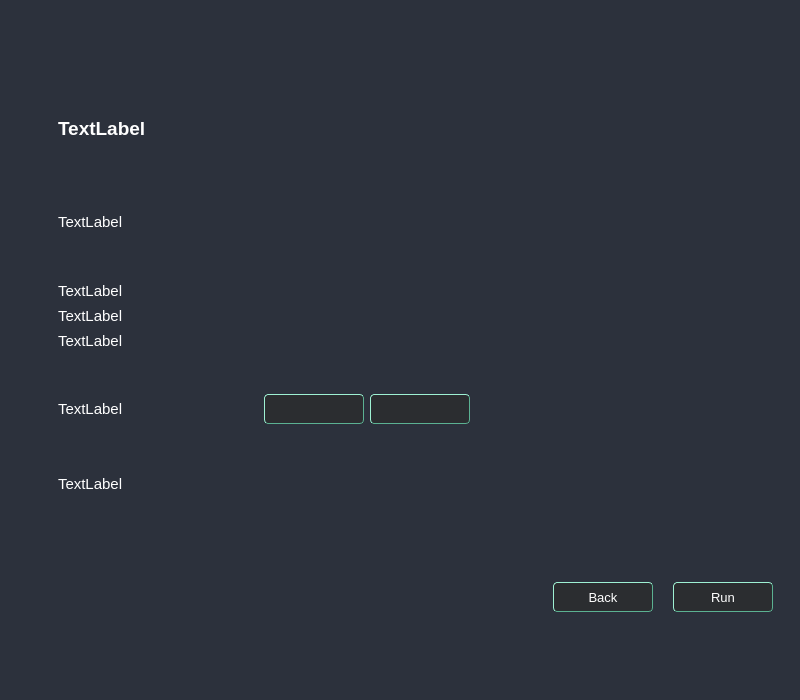
<?xml version="1.0" encoding="UTF-8"?>
<ui version="4.0">
 <class>AqCalibrationWidget</class>
 <widget class="QWidget" name="AqCalibrationWidget">
  <property name="geometry">
   <rect>
    <x>0</x>
    <y>0</y>
    <width>800</width>
    <height>700</height>
   </rect>
  </property>
  <property name="sizePolicy">
   <sizepolicy hsizetype="Fixed" vsizetype="Fixed">
    <horstretch>0</horstretch>
    <verstretch>0</verstretch>
   </sizepolicy>
  </property>
  <property name="minimumSize">
   <size>
    <width>800</width>
    <height>700</height>
   </size>
  </property>
  <property name="maximumSize">
   <size>
    <width>800</width>
    <height>700</height>
   </size>
  </property>
  <property name="windowTitle">
   <string>Form</string>
  </property>
  <property name="styleSheet">
   <string notr="true">* {
	border: none;
	background-color: transparent;
	background: transparent;
	padding: 0;
	margin: 0;
	color: #fff;
}

#toolboxFrame {
	border-top-right-radius: 10px;
	border-top-left-radius: 10px;
	background-color: rgba(47, 72, 88, 180);
	border: none;
}

#mainWidget {
	background-color: #2c313c;
}

#closeBtn {
	border-top-right-radius: 10px;
	border-right: 1px solid #D0D0D0;
	background-color: #2c313c;
}

#icon {
	border-top-left-radius: 10px;
	border-left: 1px solid #D0D0D0;
	background-color: rgba(47, 72, 88, 0);
}

#title_text{
	border-top:transparent; 
	border-bottom: 1px solid #637A7B;
}

QComboBox{
	border-left: 1px solid #9ef1d3; 
	border-top: 1px solid #9ef1d3; 
    border-bottom: 1px solid #5bb192; 
	border-right: 1px solid #5bb192; 
	background-color: #2b2d30; 
	border-radius: 4px; 
	padding-left: 4px;
}

QPushButton {
	border: 1px solid #637A7B;
}

QPushButton {
	 border-left: 1px solid #9ef1d3;
	border-top: 1px solid #9ef1d3;
 	border-bottom: 1px solid #5bb192;
	border-right: 1px solid #5bb192;
 	color: #FFFFFF;
	background-color: #2b2d30;
	border-radius: 4px;
	padding-left: 10px;
	padding-right: 10px;
}

QPushButton:hover {
	background-color: #3c3e41;
}
QPushButton:pressed {
	 background-color: #429061;
}

QCheckBox {
    font-size: 12px; /* Размер шрифта */
    color: #D0D0D0; /* Цвет текста */
    /*background-color: lightgray; /* Цвет фона */
    padding: 0px; /* Внутренний отступ */
    /*border: 2px solid darkgray; /* Обводка */
    /*border-radius: 5px; /* Скругление углов */
}

QCheckBox::indicator {
    width: 10px;
    height: 10px;
	border-top: 1px solid #9ef1d3;
	border-left: 1px solid #9ef1d3; 
	border-bottom: 1px solid #5bb192; 
	border-right: 1px solid #5bb192;
	border-radius: 5px;
}

QCheckBox::indicator:checked {
	image: url(UI/icons/check-mark.png);
    background-color: #5bb192; /* Цвет фона при выборе */
    /*border-color: darkgreen; /* Цвет обводки при выборе */
}

#tableWidget
QHeaderView::section { background-color: #2b2d30;}
QTableWidget { border: none; }
QTableWidget::item { padding-left: 3px; }

QRadioButton, #rtuRadioBtn {
    /* Не указываем кастомные стили для этой радиокнопки, она будет использовать дефолтные стили */
}

QLineEdit{
border-left: 1px solid #9ef1d3; 
border-top: 1px solid #9ef1d3; 
border-bottom: 1px solid #5bb192; 
border-right: 1px solid #5bb192;
background-color: #2b2d30; 
border-radius: 4px; 
}

</string>
  </property>
  <layout class="QVBoxLayout" name="verticalLayout">
   <property name="leftMargin">
    <number>0</number>
   </property>
   <property name="topMargin">
    <number>0</number>
   </property>
   <property name="rightMargin">
    <number>0</number>
   </property>
   <property name="bottomMargin">
    <number>0</number>
   </property>
   <item>
    <widget class="QFrame" name="mainWidget">
     <property name="minimumSize">
      <size>
       <width>800</width>
       <height>700</height>
      </size>
     </property>
     <property name="maximumSize">
      <size>
       <width>800</width>
       <height>700</height>
      </size>
     </property>
     <property name="frameShape">
      <enum>QFrame::StyledPanel</enum>
     </property>
     <property name="frameShadow">
      <enum>QFrame::Raised</enum>
     </property>
     <layout class="QVBoxLayout" name="verticalLayout_5">
      <property name="topMargin">
       <number>9</number>
      </property>
      <item alignment="Qt::AlignLeft">
       <widget class="QFrame" name="DevInfoFrame">
        <property name="minimumSize">
         <size>
          <width>0</width>
          <height>60</height>
         </size>
        </property>
        <property name="maximumSize">
         <size>
          <width>16777215</width>
          <height>80</height>
         </size>
        </property>
        <property name="frameShape">
         <enum>QFrame::StyledPanel</enum>
        </property>
        <property name="frameShadow">
         <enum>QFrame::Raised</enum>
        </property>
        <layout class="QHBoxLayout" name="horizontalLayout_5">
         <property name="leftMargin">
          <number>40</number>
         </property>
         <item>
          <widget class="QLabel" name="devNameLabel">
           <property name="enabled">
            <bool>true</bool>
           </property>
           <property name="sizePolicy">
            <sizepolicy hsizetype="Minimum" vsizetype="Preferred">
             <horstretch>0</horstretch>
             <verstretch>0</verstretch>
            </sizepolicy>
           </property>
           <property name="font">
            <font>
             <pointsize>16</pointsize>
            </font>
           </property>
           <property name="text">
            <string/>
           </property>
           <property name="margin">
            <number>0</number>
           </property>
           <property name="indent">
            <number>0</number>
           </property>
          </widget>
         </item>
         <item>
          <widget class="QLabel" name="devSnLabel">
           <property name="font">
            <font>
             <pointsize>16</pointsize>
            </font>
           </property>
           <property name="text">
            <string/>
           </property>
          </widget>
         </item>
        </layout>
       </widget>
      </item>
      <item>
       <widget class="AqCalibViewManager" name="stackedWidget">
        <property name="sizePolicy">
         <sizepolicy hsizetype="Expanding" vsizetype="Expanding">
          <horstretch>0</horstretch>
          <verstretch>0</verstretch>
         </sizepolicy>
        </property>
        <property name="currentIndex">
         <number>1</number>
        </property>
        <widget class="QWidget" name="stackedWidgetPage1">
         <layout class="QVBoxLayout" name="verticalLayout_3">
          <item>
           <widget class="QFrame" name="pinTypeFrame">
            <property name="maximumSize">
             <size>
              <width>16777215</width>
              <height>50</height>
             </size>
            </property>
            <property name="frameShape">
             <enum>QFrame::StyledPanel</enum>
            </property>
            <property name="frameShadow">
             <enum>QFrame::Raised</enum>
            </property>
            <layout class="QVBoxLayout" name="verticalLayout_2">
             <item alignment="Qt::AlignHCenter|Qt::AlignVCenter">
              <widget class="QComboBox" name="pinTypeComboBox">
               <property name="minimumSize">
                <size>
                 <width>300</width>
                 <height>30</height>
                </size>
               </property>
               <property name="maximumSize">
                <size>
                 <width>300</width>
                 <height>30</height>
                </size>
               </property>
              </widget>
             </item>
            </layout>
           </widget>
          </item>
          <item>
           <widget class="QFrame" name="subStackedFrame">
            <property name="frameShape">
             <enum>QFrame::StyledPanel</enum>
            </property>
            <property name="frameShadow">
             <enum>QFrame::Raised</enum>
            </property>
            <layout class="QHBoxLayout" name="horizontalLayout">
             <item>
              <spacer name="horizontalSpacer">
               <property name="orientation">
                <enum>Qt::Horizontal</enum>
               </property>
               <property name="sizeHint" stdset="0">
                <size>
                 <width>40</width>
                 <height>20</height>
                </size>
               </property>
              </spacer>
             </item>
             <item>
              <widget class="QStackedWidget" name="stackedWidget_2">
               <widget class="QWidget" name="inputsPage">
                <layout class="QVBoxLayout" name="verticalLayout_6">
                 <item>
                  <widget class="QFrame" name="inputs_outputsTypeFrame">
                   <property name="frameShape">
                    <enum>QFrame::StyledPanel</enum>
                   </property>
                   <property name="frameShadow">
                    <enum>QFrame::Raised</enum>
                   </property>
                   <layout class="QVBoxLayout" name="verticalLayout_8">
                    <property name="spacing">
                     <number>6</number>
                    </property>
                    <item>
                     <widget class="QLabel" name="label">
                      <property name="minimumSize">
                       <size>
                        <width>0</width>
                        <height>20</height>
                       </size>
                      </property>
                      <property name="maximumSize">
                       <size>
                        <width>16777215</width>
                        <height>20</height>
                       </size>
                      </property>
                      <property name="font">
                       <font>
                        <pointsize>10</pointsize>
                       </font>
                      </property>
                      <property name="text">
                       <string>Input type</string>
                      </property>
                     </widget>
                    </item>
                    <item>
                     <widget class="QComboBox" name="input_outputTypeComboBox">
                      <property name="minimumSize">
                       <size>
                        <width>300</width>
                        <height>30</height>
                       </size>
                      </property>
                      <property name="maximumSize">
                       <size>
                        <width>300</width>
                        <height>30</height>
                       </size>
                      </property>
                     </widget>
                    </item>
                   </layout>
                  </widget>
                 </item>
                 <item>
                  <widget class="QFrame" name="channelsFrame">
                   <property name="frameShape">
                    <enum>QFrame::StyledPanel</enum>
                   </property>
                   <property name="frameShadow">
                    <enum>QFrame::Raised</enum>
                   </property>
                   <layout class="QVBoxLayout" name="verticalLayout_7">
                    <item>
                     <widget class="QLabel" name="label_2">
                      <property name="minimumSize">
                       <size>
                        <width>0</width>
                        <height>20</height>
                       </size>
                      </property>
                      <property name="maximumSize">
                       <size>
                        <width>16777215</width>
                        <height>20</height>
                       </size>
                      </property>
                      <property name="font">
                       <font>
                        <pointsize>10</pointsize>
                       </font>
                      </property>
                      <property name="text">
                       <string>Channels</string>
                      </property>
                     </widget>
                    </item>
                    <item>
                     <widget class="QComboBox" name="channelsComboBox">
                      <property name="minimumSize">
                       <size>
                        <width>300</width>
                        <height>30</height>
                       </size>
                      </property>
                      <property name="maximumSize">
                       <size>
                        <width>300</width>
                        <height>30</height>
                       </size>
                      </property>
                     </widget>
                    </item>
                   </layout>
                  </widget>
                 </item>
                 <item>
                  <widget class="QFrame" name="methodFrame">
                   <property name="frameShape">
                    <enum>QFrame::StyledPanel</enum>
                   </property>
                   <property name="frameShadow">
                    <enum>QFrame::Raised</enum>
                   </property>
                   <layout class="QVBoxLayout" name="verticalLayout_9">
                    <item>
                     <widget class="QLabel" name="label_3">
                      <property name="minimumSize">
                       <size>
                        <width>0</width>
                        <height>20</height>
                       </size>
                      </property>
                      <property name="maximumSize">
                       <size>
                        <width>16777215</width>
                        <height>20</height>
                       </size>
                      </property>
                      <property name="font">
                       <font>
                        <pointsize>10</pointsize>
                       </font>
                      </property>
                      <property name="text">
                       <string>Calib method</string>
                      </property>
                     </widget>
                    </item>
                    <item>
                     <widget class="QComboBox" name="methodComboBox">
                      <property name="minimumSize">
                       <size>
                        <width>300</width>
                        <height>30</height>
                       </size>
                      </property>
                      <property name="maximumSize">
                       <size>
                        <width>300</width>
                        <height>30</height>
                       </size>
                      </property>
                     </widget>
                    </item>
                   </layout>
                  </widget>
                 </item>
                 <item>
                  <widget class="QFrame" name="calibBtnFrame">
                   <property name="frameShape">
                    <enum>QFrame::StyledPanel</enum>
                   </property>
                   <property name="frameShadow">
                    <enum>QFrame::Raised</enum>
                   </property>
                   <layout class="QVBoxLayout" name="verticalLayout_10">
                    <item>
                     <widget class="QPushButton" name="runCalibBtn">
                      <property name="minimumSize">
                       <size>
                        <width>0</width>
                        <height>30</height>
                       </size>
                      </property>
                      <property name="maximumSize">
                       <size>
                        <width>16777215</width>
                        <height>30</height>
                       </size>
                      </property>
                      <property name="font">
                       <font>
                        <pointsize>10</pointsize>
                       </font>
                      </property>
                      <property name="text">
                       <string>Run calibrate</string>
                      </property>
                     </widget>
                    </item>
                   </layout>
                  </widget>
                 </item>
                 <item>
                  <spacer name="verticalSpacer">
                   <property name="orientation">
                    <enum>Qt::Vertical</enum>
                   </property>
                   <property name="sizeHint" stdset="0">
                    <size>
                     <width>20</width>
                     <height>40</height>
                    </size>
                   </property>
                  </spacer>
                 </item>
                </layout>
               </widget>
               <widget class="QWidget" name="outputsPage"/>
              </widget>
             </item>
             <item>
              <spacer name="horizontalSpacer_2">
               <property name="orientation">
                <enum>Qt::Horizontal</enum>
               </property>
               <property name="sizeHint" stdset="0">
                <size>
                 <width>40</width>
                 <height>20</height>
                </size>
               </property>
              </spacer>
             </item>
            </layout>
           </widget>
          </item>
         </layout>
        </widget>
        <widget class="QWidget" name="stackedWidgetPage2">
         <layout class="QVBoxLayout" name="verticalLayout_4">
          <property name="bottomMargin">
           <number>50</number>
          </property>
          <item>
           <widget class="QFrame" name="headerFrame">
            <property name="frameShape">
             <enum>QFrame::StyledPanel</enum>
            </property>
            <property name="frameShadow">
             <enum>QFrame::Raised</enum>
            </property>
            <layout class="QVBoxLayout" name="verticalLayout_11">
             <property name="leftMargin">
              <number>40</number>
             </property>
             <item>
              <widget class="QLabel" name="headerLabel">
               <property name="font">
                <font>
                 <pointsize>14</pointsize>
                 <bold>true</bold>
                </font>
               </property>
               <property name="text">
                <string>TextLabel</string>
               </property>
              </widget>
             </item>
            </layout>
           </widget>
          </item>
          <item>
           <widget class="QFrame" name="stepsLabelFrame">
            <property name="frameShape">
             <enum>QFrame::StyledPanel</enum>
            </property>
            <property name="frameShadow">
             <enum>QFrame::Raised</enum>
            </property>
            <layout class="QVBoxLayout" name="verticalLayout_14">
             <property name="leftMargin">
              <number>40</number>
             </property>
             <item>
              <widget class="QLabel" name="stepsLabel">
               <property name="font">
                <font>
                 <pointsize>11</pointsize>
                </font>
               </property>
               <property name="text">
                <string>TextLabel</string>
               </property>
              </widget>
             </item>
            </layout>
           </widget>
          </item>
          <item>
           <widget class="QFrame" name="descrFrame">
            <property name="frameShape">
             <enum>QFrame::StyledPanel</enum>
            </property>
            <property name="frameShadow">
             <enum>QFrame::Raised</enum>
            </property>
            <layout class="QVBoxLayout" name="verticalLayout_12">
             <property name="leftMargin">
              <number>40</number>
             </property>
             <item>
              <widget class="QLabel" name="descrLabel_1">
               <property name="font">
                <font>
                 <pointsize>11</pointsize>
                </font>
               </property>
               <property name="text">
                <string>TextLabel</string>
               </property>
              </widget>
             </item>
             <item>
              <widget class="QLabel" name="descrLabel_2">
               <property name="maximumSize">
                <size>
                 <width>700</width>
                 <height>16777215</height>
                </size>
               </property>
               <property name="font">
                <font>
                 <pointsize>11</pointsize>
                </font>
               </property>
               <property name="text">
                <string>TextLabel</string>
               </property>
               <property name="wordWrap">
                <bool>true</bool>
               </property>
              </widget>
             </item>
             <item>
              <widget class="QLabel" name="descrLabel_3">
               <property name="font">
                <font>
                 <pointsize>11</pointsize>
                </font>
               </property>
               <property name="text">
                <string>TextLabel</string>
               </property>
              </widget>
             </item>
            </layout>
           </widget>
          </item>
          <item alignment="Qt::AlignLeft">
           <widget class="QFrame" name="measureFrame">
            <property name="frameShape">
             <enum>QFrame::StyledPanel</enum>
            </property>
            <property name="frameShadow">
             <enum>QFrame::Raised</enum>
            </property>
            <layout class="QHBoxLayout" name="horizontalLayout_3">
             <property name="leftMargin">
              <number>40</number>
             </property>
             <item>
              <widget class="QLabel" name="measureLabel">
               <property name="minimumSize">
                <size>
                 <width>200</width>
                 <height>0</height>
                </size>
               </property>
               <property name="maximumSize">
                <size>
                 <width>200</width>
                 <height>16777215</height>
                </size>
               </property>
               <property name="font">
                <font>
                 <pointsize>11</pointsize>
                </font>
               </property>
               <property name="text">
                <string>TextLabel</string>
               </property>
              </widget>
             </item>
             <item>
              <widget class="AqIntLineEdit" name="measureIntLineEdit">
               <property name="minimumSize">
                <size>
                 <width>100</width>
                 <height>30</height>
                </size>
               </property>
               <property name="maximumSize">
                <size>
                 <width>100</width>
                 <height>16777215</height>
                </size>
               </property>
               <property name="font">
                <font>
                 <pointsize>11</pointsize>
                </font>
               </property>
              </widget>
             </item>
             <item>
              <widget class="AqFloatLineEdit" name="measureFloatLineEdit">
               <property name="minimumSize">
                <size>
                 <width>100</width>
                 <height>30</height>
                </size>
               </property>
               <property name="maximumSize">
                <size>
                 <width>100</width>
                 <height>30</height>
                </size>
               </property>
              </widget>
             </item>
            </layout>
           </widget>
          </item>
          <item>
           <widget class="QFrame" name="picFrame">
            <property name="styleSheet">
             <string notr="true"/>
            </property>
            <property name="frameShape">
             <enum>QFrame::StyledPanel</enum>
            </property>
            <property name="frameShadow">
             <enum>QFrame::Raised</enum>
            </property>
            <layout class="QVBoxLayout" name="verticalLayout_13">
             <property name="leftMargin">
              <number>40</number>
             </property>
             <item>
              <widget class="QLabel" name="picLabel">
               <property name="font">
                <font>
                 <pointsize>11</pointsize>
                </font>
               </property>
               <property name="text">
                <string>TextLabel</string>
               </property>
              </widget>
             </item>
             <item>
              <widget class="QLabel" name="picture">
               <property name="text">
                <string/>
               </property>
              </widget>
             </item>
            </layout>
           </widget>
          </item>
          <item alignment="Qt::AlignRight">
           <widget class="QFrame" name="btnFrame">
            <property name="frameShape">
             <enum>QFrame::StyledPanel</enum>
            </property>
            <property name="frameShadow">
             <enum>QFrame::Raised</enum>
            </property>
            <layout class="QHBoxLayout" name="horizontalLayout_2">
             <property name="spacing">
              <number>20</number>
             </property>
             <item>
              <widget class="QPushButton" name="backBtn">
               <property name="minimumSize">
                <size>
                 <width>100</width>
                 <height>30</height>
                </size>
               </property>
               <property name="font">
                <font>
                 <pointsize>10</pointsize>
                </font>
               </property>
               <property name="text">
                <string>Back</string>
               </property>
              </widget>
             </item>
             <item>
              <widget class="QPushButton" name="runBtn">
               <property name="minimumSize">
                <size>
                 <width>100</width>
                 <height>30</height>
                </size>
               </property>
               <property name="font">
                <font>
                 <pointsize>10</pointsize>
                </font>
               </property>
               <property name="text">
                <string>Run</string>
               </property>
              </widget>
             </item>
            </layout>
           </widget>
          </item>
         </layout>
        </widget>
        <widget class="QWidget" name="stackedWidgetPage3">
         <layout class="QVBoxLayout" name="verticalLayout_15">
          <item>
           <widget class="QFrame" name="descrFrame_2">
            <property name="maximumSize">
             <size>
              <width>16777215</width>
              <height>120</height>
             </size>
            </property>
            <property name="frameShape">
             <enum>QFrame::StyledPanel</enum>
            </property>
            <property name="frameShadow">
             <enum>QFrame::Raised</enum>
            </property>
            <layout class="QVBoxLayout" name="verticalLayout_17">
             <property name="leftMargin">
              <number>40</number>
             </property>
             <item>
              <widget class="QLabel" name="descrLabel2_1">
               <property name="font">
                <font>
                 <pointsize>11</pointsize>
                </font>
               </property>
               <property name="text">
                <string>TextLabel</string>
               </property>
              </widget>
             </item>
             <item>
              <widget class="QLabel" name="descrLabel2_2">
               <property name="font">
                <font>
                 <pointsize>11</pointsize>
                </font>
               </property>
               <property name="text">
                <string>TextLabel</string>
               </property>
              </widget>
             </item>
             <item>
              <widget class="QLabel" name="descrLabel2_3">
               <property name="font">
                <font>
                 <pointsize>11</pointsize>
                </font>
               </property>
               <property name="text">
                <string>TextLabel</string>
               </property>
              </widget>
             </item>
            </layout>
           </widget>
          </item>
          <item>
           <widget class="QFrame" name="calibTableFrame">
            <property name="frameShape">
             <enum>QFrame::StyledPanel</enum>
            </property>
            <property name="frameShadow">
             <enum>QFrame::Raised</enum>
            </property>
            <layout class="QVBoxLayout" name="verticalLayout_18">
             <item alignment="Qt::AlignHCenter">
              <widget class="AqCalibCoeffTable" name="tableWidget">
               <property name="sizePolicy">
                <sizepolicy hsizetype="Fixed" vsizetype="Fixed">
                 <horstretch>0</horstretch>
                 <verstretch>0</verstretch>
                </sizepolicy>
               </property>
               <property name="minimumSize">
                <size>
                 <width>700</width>
                 <height>300</height>
                </size>
               </property>
               <property name="maximumSize">
                <size>
                 <width>700</width>
                 <height>300</height>
                </size>
               </property>
               <column>
                <property name="text">
                 <string>Новый столбец</string>
                </property>
               </column>
               <column>
                <property name="text">
                 <string>Новый столбец</string>
                </property>
               </column>
               <column>
                <property name="text">
                 <string>Новый столбец</string>
                </property>
               </column>
              </widget>
             </item>
            </layout>
           </widget>
          </item>
          <item>
           <widget class="QFrame" name="btnFrame2">
            <property name="frameShape">
             <enum>QFrame::StyledPanel</enum>
            </property>
            <property name="frameShadow">
             <enum>QFrame::Raised</enum>
            </property>
            <layout class="QVBoxLayout" name="verticalLayout_16">
             <item alignment="Qt::AlignRight">
              <widget class="QFrame" name="btnFrame_2">
               <property name="frameShape">
                <enum>QFrame::StyledPanel</enum>
               </property>
               <property name="frameShadow">
                <enum>QFrame::Raised</enum>
               </property>
               <layout class="QHBoxLayout" name="horizontalLayout_4">
                <property name="spacing">
                 <number>20</number>
                </property>
                <item>
                 <widget class="QPushButton" name="backBtn2">
                  <property name="minimumSize">
                   <size>
                    <width>100</width>
                    <height>30</height>
                   </size>
                  </property>
                  <property name="font">
                   <font>
                    <pointsize>11</pointsize>
                   </font>
                  </property>
                  <property name="text">
                   <string>Back</string>
                  </property>
                 </widget>
                </item>
                <item>
                 <widget class="QPushButton" name="writeCoeffBtn">
                  <property name="minimumSize">
                   <size>
                    <width>100</width>
                    <height>30</height>
                   </size>
                  </property>
                  <property name="font">
                   <font>
                    <pointsize>11</pointsize>
                   </font>
                  </property>
                  <property name="text">
                   <string>Write</string>
                  </property>
                 </widget>
                </item>
               </layout>
              </widget>
             </item>
            </layout>
           </widget>
          </item>
         </layout>
        </widget>
       </widget>
      </item>
     </layout>
    </widget>
   </item>
  </layout>
 </widget>
 <customwidgets>
  <customwidget>
   <class>AqCalibViewManager</class>
   <extends>QStackedWidget</extends>
   <header location="global">AqCalibStackedWidget.h</header>
   <container>1</container>
  </customwidget>
  <customwidget>
   <class>AqCalibCoeffTable</class>
   <extends>QTableWidget</extends>
   <header location="global">AqCalibCoeffTable.h</header>
  </customwidget>
  <customwidget>
   <class>AqIntLineEdit</class>
   <extends>QLineEdit</extends>
   <header location="global">AqLineEditTemplates.h</header>
  </customwidget>
  <customwidget>
   <class>AqFloatLineEdit</class>
   <extends>QLineEdit</extends>
   <header location="global">AqLineEditTemplates.h</header>
  </customwidget>
 </customwidgets>
 <resources/>
 <connections/>
</ui>
